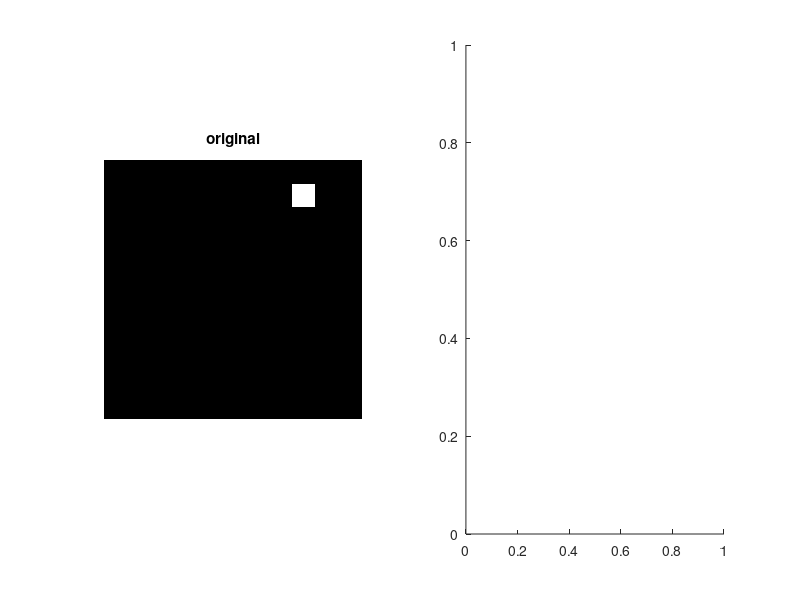

This chart was generated by the following MATLAB code: (Note: this script raises an error after producing the figure.)
% Mikolaj Ogarek

% Punkt 1
clear;
clc;
close all;

% Punkt 2
image = zeros(11);

% Punkt 3
image(2,9) = 1;

% Punkt 4
figure;
subplot(1,2,1);
imshow(image); 
title('original');
subplot(1,2,2);
imageHough1 = hough(image,'RhoResolution',0.1,'ThetaResolution',0.5);

% Punkt 5
imshow(imageHough1, []);
title('hough');

% Punkt 6
image(2,2) = 1;

figure;
subplot(1,2,1);
imshow(image); 
title('original');
subplot(1,2,2);
imageHough2 = hough(image,'RhoResolution',0.1,'ThetaResolution',0.5);
imshow(imageHough2, []); 
title('hough');


% Punkt 7
image(7,3) = 1;
image(3,4) = 1;
[H, T, R] = hough(image,'RhoResolution',0.1,'ThetaResolution',0.5);
figure;
imshow(H, []);


%Punkt 8

theta = 16;
rho = 84;

% Punkt 9
x = 0:0.1:10;
y = (R(rho) - x * cosd(T(theta))) / sind(T(theta));

% Punkt 10
figure;
imshow(image); 
hold on
plot(x+1,y+1);
